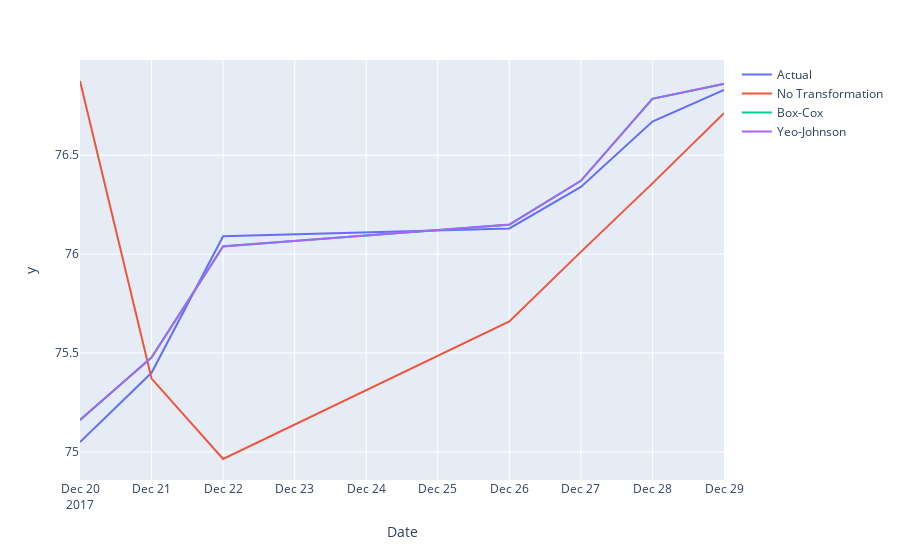
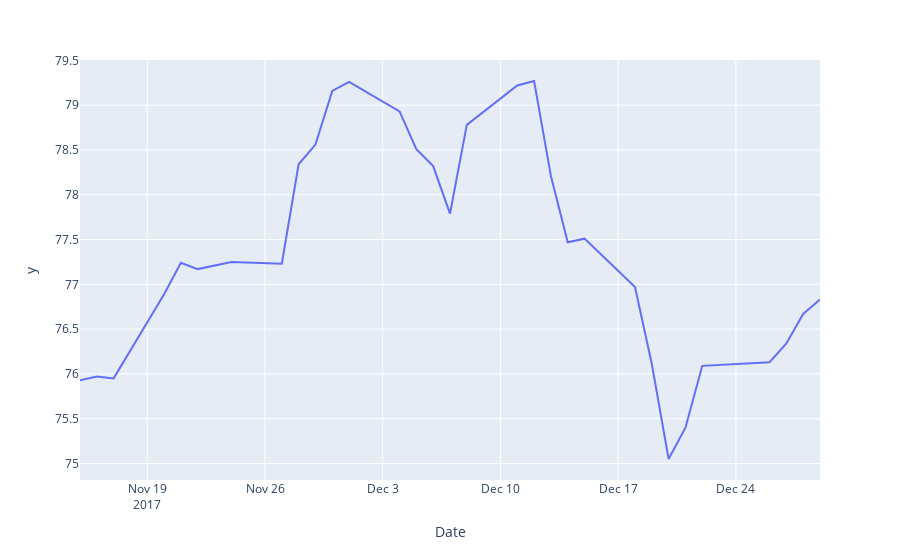

The code cell stored with these charts, in order, in its notebook:
### Code cell
fig_7.show()
fig_31.show()

### Figure 1 — Plotly figure (JSON) as saved in the notebook; plotly's stock layout.template omitted (floating-point values rounded to 4 significant figures)
{"data": [{"mode": "lines", "name": "Actual", "type": "scatter", "x": ["2017-12-20T00:00:00", "2017-12-21T00:00:00", "2017-12-22T00:00:00", "2017-12-26T00:00:00", "2017-12-27T00:00:00", "2017-12-28T00:00:00", "2017-12-29T00:00:00"], "y": [75.05, 75.4, 76.09, 76.13, 76.34, 76.67, 76.83]}, {"mode": "lines", "name": "No Transformation", "type": "scatter", "x": ["2017-12-20T00:00:00", "2017-12-21T00:00:00", "2017-12-22T00:00:00", "2017-12-26T00:00:00", "2017-12-27T00:00:00", "2017-12-28T00:00:00", "2017-12-29T00:00:00"], "y": [76.88, 75.37, 74.96, 75.66, 76.01, 76.36, 76.71]}, {"mode": "lines", "name": "Box-Cox", "type": "scatter", "x": ["2017-12-20T00:00:00", "2017-12-21T00:00:00", "2017-12-22T00:00:00", "2017-12-26T00:00:00", "2017-12-27T00:00:00", "2017-12-28T00:00:00", "2017-12-29T00:00:00"], "y": [75.16, 75.48, 76.04, 76.15, 76.37, 76.79, 76.86]}, {"mode": "lines", "name": "Yeo-Johnson", "type": "scatter", "x": ["2017-12-20T00:00:00", "2017-12-21T00:00:00", "2017-12-22T00:00:00", "2017-12-26T00:00:00", "2017-12-27T00:00:00", "2017-12-28T00:00:00", "2017-12-29T00:00:00"], "y": [75.16, 75.48, 76.04, 76.15, 76.37, 76.79, 76.86]}], "layout": {"legend": {"tracegroupgap": 0}, "margin": {"t": 60}, "xaxis": {"anchor": "y", "domain": [0, 1], "title": {"text": "Date"}}, "yaxis": {"anchor": "x", "domain": [0, 1], "title": {"text": "y"}}}}

### Figure 2 — Plotly figure (JSON) as saved in the notebook; plotly's stock layout.template omitted (floating-point values rounded to 4 significant figures)
{"data": [{"hovertemplate": "Date=%{x}<br>y=%{y}<extra></extra>", "legendgroup": "", "line": {"color": "#636efa", "dash": "solid"}, "mode": "lines", "name": "", "orientation": "v", "showlegend": false, "type": "scatter", "x": ["2017-11-15T00:00:00", "2017-11-16T00:00:00", "2017-11-17T00:00:00", "2017-11-20T00:00:00", "2017-11-21T00:00:00", "2017-11-22T00:00:00", "2017-11-24T00:00:00", "2017-11-27T00:00:00", "2017-11-28T00:00:00", "2017-11-29T00:00:00", "2017-11-30T00:00:00", "2017-12-01T00:00:00", "2017-12-04T00:00:00", "2017-12-05T00:00:00", "2017-12-06T00:00:00", "2017-12-07T00:00:00", "2017-12-08T00:00:00", "2017-12-11T00:00:00", "2017-12-12T00:00:00", "2017-12-13T00:00:00", "2017-12-14T00:00:00", "2017-12-15T00:00:00", "2017-12-18T00:00:00", "2017-12-19T00:00:00", "2017-12-20T00:00:00", "2017-12-21T00:00:00", "2017-12-22T00:00:00", "2017-12-26T00:00:00", "2017-12-27T00:00:00", "2017-12-28T00:00:00", "2017-12-29T00:00:00"], "xaxis": "x", "y": [75.93, 75.97, 75.95, 76.89, 77.24, 77.17, 77.25, 77.23, 78.34, 78.56, 79.16, 79.26, 78.93, 78.51, 78.32, 77.79, 78.78, 79.22, 79.27, 78.21, 77.47, 77.51, 76.97, 76.11, 75.05, 75.4, 76.09, 76.13, 76.34, 76.67, 76.83], "yaxis": "y"}], "layout": {"legend": {"tracegroupgap": 0}, "margin": {"t": 60}, "xaxis": {"anchor": "y", "domain": [0, 1], "title": {"text": "Date"}}, "yaxis": {"anchor": "x", "domain": [0, 1], "title": {"text": "y"}}}}
